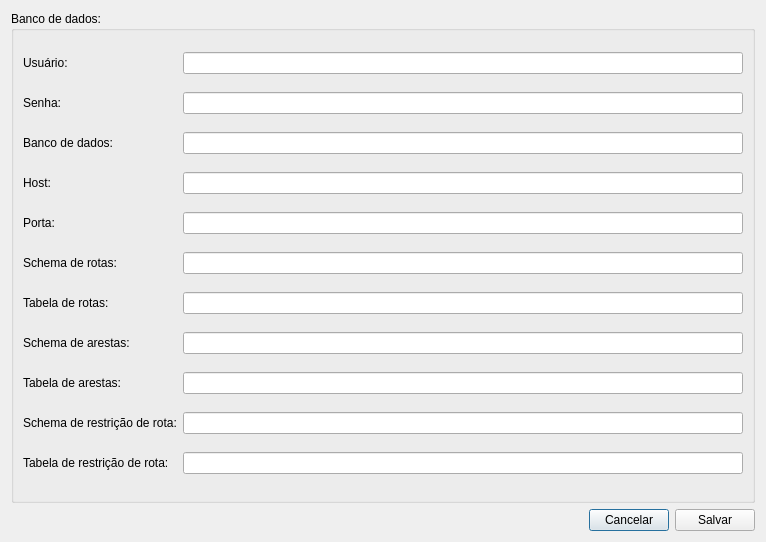
<?xml version="1.0" encoding="UTF-8"?>
<ui version="4.0">
 <class>Dialog</class>
 <widget class="QDialog" name="Dialog">
  <property name="geometry">
   <rect>
    <x>0</x>
    <y>0</y>
    <width>766</width>
    <height>542</height>
   </rect>
  </property>
  <property name="windowTitle">
   <string>Configurações</string>
  </property>
  <layout class="QGridLayout" name="gridLayout">
   <item row="1" column="0">
    <spacer name="horizontalSpacer">
     <property name="orientation">
      <enum>Qt::Horizontal</enum>
     </property>
     <property name="sizeHint" stdset="0">
      <size>
       <width>207</width>
       <height>20</height>
      </size>
     </property>
    </spacer>
   </item>
   <item row="1" column="1">
    <widget class="QPushButton" name="cancelBtn">
     <property name="text">
      <string>Cancelar</string>
     </property>
    </widget>
   </item>
   <item row="1" column="2">
    <widget class="QPushButton" name="saveBtn">
     <property name="text">
      <string>Salvar</string>
     </property>
    </widget>
   </item>
   <item row="0" column="0" colspan="3">
    <widget class="QGroupBox" name="groupBox">
     <property name="title">
      <string>Banco de dados:</string>
     </property>
     <layout class="QGridLayout" name="gridLayout_2">
      <item row="2" column="1">
       <widget class="QLineEdit" name="dbNameLe">
        <property name="echoMode">
         <enum>QLineEdit::Normal</enum>
        </property>
       </widget>
      </item>
      <item row="5" column="0">
       <widget class="QLabel" name="label_10">
        <property name="text">
         <string>Schema de rotas:</string>
        </property>
       </widget>
      </item>
      <item row="3" column="1">
       <widget class="QLineEdit" name="dbHostLe">
        <property name="echoMode">
         <enum>QLineEdit::Normal</enum>
        </property>
       </widget>
      </item>
      <item row="0" column="1">
       <widget class="QLineEdit" name="dbUserLe"/>
      </item>
      <item row="9" column="0">
       <widget class="QLabel" name="label_8">
        <property name="text">
         <string>Schema de restrição de rota:</string>
        </property>
       </widget>
      </item>
      <item row="2" column="0">
       <widget class="QLabel" name="label_5">
        <property name="text">
         <string>Banco de dados:</string>
        </property>
       </widget>
      </item>
      <item row="0" column="0">
       <widget class="QLabel" name="label">
        <property name="text">
         <string>Usuário:</string>
        </property>
       </widget>
      </item>
      <item row="9" column="1">
       <widget class="QLineEdit" name="restrictionSchemaLe"/>
      </item>
      <item row="10" column="0">
       <widget class="QLabel" name="label_9">
        <property name="text">
         <string>Tabela de restrição de rota:</string>
        </property>
       </widget>
      </item>
      <item row="7" column="0">
       <widget class="QLabel" name="label_3">
        <property name="text">
         <string>Schema de arestas:</string>
        </property>
       </widget>
      </item>
      <item row="3" column="0">
       <widget class="QLabel" name="label_6">
        <property name="text">
         <string>Host:</string>
        </property>
       </widget>
      </item>
      <item row="8" column="1">
       <widget class="QLineEdit" name="edgeTableLe"/>
      </item>
      <item row="10" column="1">
       <widget class="QLineEdit" name="restrictionTableLe"/>
      </item>
      <item row="1" column="0">
       <widget class="QLabel" name="label_2">
        <property name="text">
         <string>Senha:</string>
        </property>
       </widget>
      </item>
      <item row="4" column="0">
       <widget class="QLabel" name="label_7">
        <property name="text">
         <string>Porta:</string>
        </property>
       </widget>
      </item>
      <item row="1" column="1">
       <widget class="QLineEdit" name="dbPassLe">
        <property name="text">
         <string/>
        </property>
        <property name="echoMode">
         <enum>QLineEdit::Password</enum>
        </property>
       </widget>
      </item>
      <item row="4" column="1">
       <widget class="QLineEdit" name="dbPortLe">
        <property name="echoMode">
         <enum>QLineEdit::Normal</enum>
        </property>
       </widget>
      </item>
      <item row="8" column="0">
       <widget class="QLabel" name="label_4">
        <property name="text">
         <string>Tabela de arestas:</string>
        </property>
       </widget>
      </item>
      <item row="7" column="1">
       <widget class="QLineEdit" name="edgeSchemaLe"/>
      </item>
      <item row="5" column="1">
       <widget class="QLineEdit" name="routeSchemaLe"/>
      </item>
      <item row="6" column="1">
       <widget class="QLineEdit" name="routeTableLe"/>
      </item>
      <item row="6" column="0">
       <widget class="QLabel" name="label_11">
        <property name="text">
         <string>Tabela de rotas:</string>
        </property>
       </widget>
      </item>
     </layout>
    </widget>
   </item>
  </layout>
 </widget>
 <tabstops>
  <tabstop>saveBtn</tabstop>
  <tabstop>cancelBtn</tabstop>
  <tabstop>dbUserLe</tabstop>
  <tabstop>dbPassLe</tabstop>
  <tabstop>dbNameLe</tabstop>
  <tabstop>dbHostLe</tabstop>
  <tabstop>dbPortLe</tabstop>
  <tabstop>edgeSchemaLe</tabstop>
  <tabstop>edgeTableLe</tabstop>
  <tabstop>restrictionSchemaLe</tabstop>
  <tabstop>restrictionTableLe</tabstop>
 </tabstops>
 <resources/>
 <connections/>
</ui>
